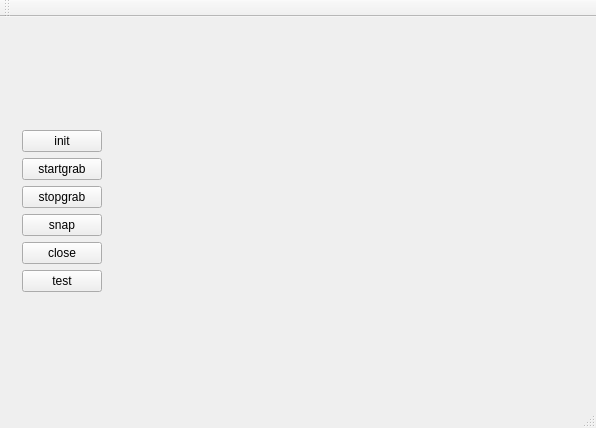
<?xml version="1.0" encoding="UTF-8"?>
<ui version="4.0">
 <class>MainWindow</class>
 <widget class="QMainWindow" name="MainWindow">
  <property name="geometry">
   <rect>
    <x>0</x>
    <y>0</y>
    <width>596</width>
    <height>428</height>
   </rect>
  </property>
  <property name="windowTitle">
   <string>MainWindow</string>
  </property>
  <widget class="QWidget" name="centralWidget">
   <layout class="QGridLayout" name="gridLayout">
    <item row="0" column="0">
     <layout class="QHBoxLayout" name="horizontalLayout">
      <item>
       <widget class="QWidget" name="widget_control" native="true">
        <property name="enabled">
         <bool>true</bool>
        </property>
        <property name="sizePolicy">
         <sizepolicy hsizetype="Fixed" vsizetype="Preferred">
          <horstretch>0</horstretch>
          <verstretch>0</verstretch>
         </sizepolicy>
        </property>
        <layout class="QGridLayout" name="gridLayout_2">
         <item row="0" column="0">
          <layout class="QVBoxLayout" name="verticalLayout">
           <item>
            <widget class="QPushButton" name="pushButton_init">
             <property name="text">
              <string>init</string>
             </property>
            </widget>
           </item>
           <item>
            <widget class="QPushButton" name="pushButton_startgrab">
             <property name="text">
              <string>startgrab</string>
             </property>
            </widget>
           </item>
           <item>
            <widget class="QPushButton" name="pushButton_stopgrab">
             <property name="text">
              <string>stopgrab</string>
             </property>
            </widget>
           </item>
           <item>
            <widget class="QPushButton" name="pushButton_snap">
             <property name="text">
              <string>snap</string>
             </property>
            </widget>
           </item>
           <item>
            <widget class="QPushButton" name="pushButton_close">
             <property name="text">
              <string>close</string>
             </property>
            </widget>
           </item>
           <item>
            <widget class="QPushButton" name="pushButton_test">
             <property name="text">
              <string>test</string>
             </property>
            </widget>
           </item>
          </layout>
         </item>
        </layout>
       </widget>
      </item>
      <item>
       <widget class="QWidgetForPCView" name="widget_display" native="true"/>
      </item>
     </layout>
    </item>
   </layout>
  </widget>
  <widget class="QMenuBar" name="menuBar">
   <property name="geometry">
    <rect>
     <x>0</x>
     <y>0</y>
     <width>596</width>
     <height>22</height>
    </rect>
   </property>
  </widget>
  <widget class="QToolBar" name="mainToolBar">
   <attribute name="toolBarArea">
    <enum>TopToolBarArea</enum>
   </attribute>
   <attribute name="toolBarBreak">
    <bool>false</bool>
   </attribute>
  </widget>
  <widget class="QStatusBar" name="statusBar"/>
 </widget>
 <layoutdefault spacing="6" margin="11"/>
 <customwidgets>
  <customwidget>
   <class>QWidgetForPCView</class>
   <extends>QWidget</extends>
   <header location="global">QWidgetForPCView.h</header>
   <container>1</container>
  </customwidget>
 </customwidgets>
 <resources/>
 <connections/>
</ui>
